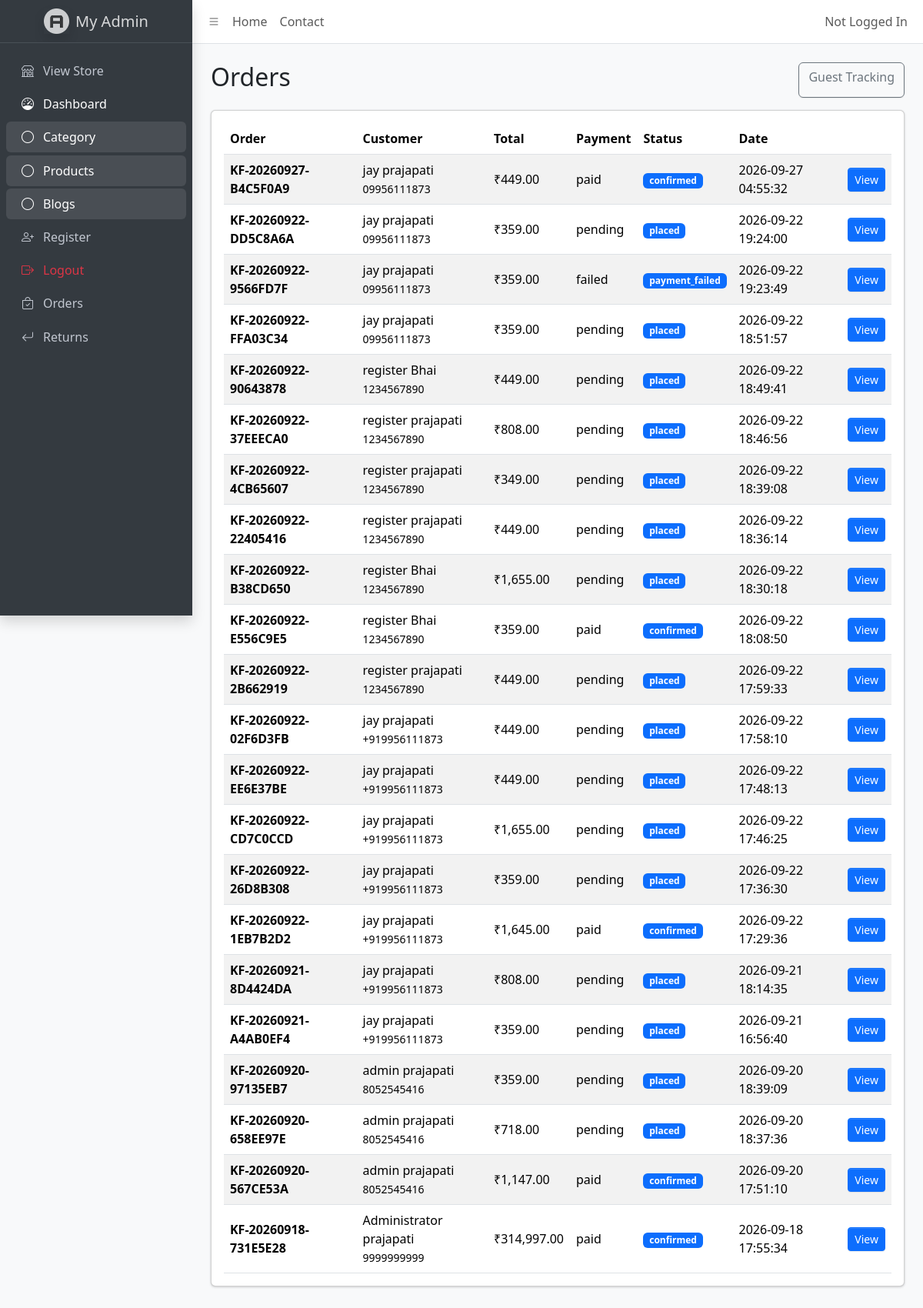
/admin/orders.php (signed in), run on the app's committed database.
### tables this page shows
CREATE TABLE `orders` (
  `id` int(10) UNSIGNED NOT NULL,
  `user_id` int(10) UNSIGNED DEFAULT NULL,
  `order_number` varchar(40) NOT NULL,
  `customer_name` varchar(180) NOT NULL,
  `email` varchar(190) NOT NULL,
  `phone` varchar(30) NOT NULL,
  `address` text NOT NULL,
  `country` varchar(100) NOT NULL,
  `city` varchar(120) NOT NULL,
  `state` varchar(120) NOT NULL,
  `pincode` varchar(20) NOT NULL,
  `subtotal` decimal(12,2) NOT NULL DEFAULT 0.00,
  `shipping` decimal(12,2) NOT NULL DEFAULT 0.00,
  `discount` decimal(12,2) NOT NULL DEFAULT 0.00,
  `total` decimal(12,2) NOT NULL DEFAULT 0.00,
  `payment_method` varchar(40) NOT NULL DEFAULT 'cod',
  `payment_status` varchar(30) NOT NULL DEFAULT 'pending',
  `order_status` varchar(30) NOT NULL DEFAULT 'placed',
  `tracking_number` varchar(80) DEFAULT NULL,
  `razorpay_order_id` varchar(100) DEFAULT NULL,
  `razorpay_payment_id` varchar(100) DEFAULT NULL,
  `razorpay_signature` varchar(255) DEFAULT NULL,
  `created_at` timestamp NOT NULL DEFAULT current_timestamp(),
  `updated_at` timestamp NOT NULL DEFAULT current_timestamp() ON UPDATE current_timestamp()
);

### admin/orders.php (the view, shortened to what this page needs)
<!doctype html>
<html>
<head>
    <title>Orders</title><?php include 'assets.php'; ?>
</head>
<body class="layout-fixed sidebar-expand-lg sidebar-open bg-body-tertiary">
    <div class="app-wrapper"><?php include 'header.php';
                                include 'aside.php'; ?><main class="app-main">
            <div class="container-fluid p-4">
                <div class="d-flex justify-content-between">
                    <h2>Orders</h2><a href="../track-order.php" class="btn btn-outline-secondary">Guest Tracking</a>
                </div>
                <div class="card mt-3">
                    <div class="card-body table-responsive">
                        <table class="table table-striped align-middle">
                            <thead>
                                <tr>
                                    <th>Order</th>
                                    <th>Customer</th>
                                    <th>Total</th>
                                    <th>Payment</th>
                                    <th>Status</th>
                                    <th>Date</th>
                                    <th></th>
                                </tr>
                            </thead>
                            <tbody><?php $r = mysqli_query($conn, "SELECT * FROM orders ORDER BY id DESC");
                                    while ($o = mysqli_fetch_assoc($r)): ?><tr>
                                        <td><b><?= htmlspecialchars($o['order_number']) ?></b></td>
                                        <td><?= htmlspecialchars($o['customer_name']) ?><br><small><?= htmlspecialchars($o['phone']) ?></small></td>
                                        <td>₹<?= number_format($o['total'], 2) ?></td>
                                        <td><?= htmlspecialchars($o['payment_status']) ?></td>
                                        <td><span class="badge bg-primary"><?= htmlspecialchars($o['order_status']) ?></span></td>
                                        <td><?= htmlspecialchars($o['created_at']) ?></td>
                                        <td><a class="btn btn-sm btn-primary" href="order-view.php?id=<?= $o['id'] ?>">View</a></td>
                                    </tr><?php endwhile; ?></tbody>
                        </table>
                    </div>
                </div>
            </div>
        </main>
    </div>
</body>
</html>

### data on the page
orders: order_number "KF-20260927-B4C5F0A9", customer_name "jay prajapati", phone "09956111873", total "449.00", payment_status "paid", order_status "confirmed", created_at "2026-09-27 04:55:32"
orders: order_number "KF-20260922-DD5C8A6A", customer_name "jay prajapati", phone "09956111873", total "359.00", payment_status "pending", order_status "placed", created_at "2026-09-22 19:24:00"
orders: order_number "KF-20260922-9566FD7F", customer_name "jay prajapati", phone "09956111873", total "359.00", payment_status "failed", order_status "payment_failed", created_at "2026-09-22 19:23:49"
orders: order_number "KF-20260922-FFA03C34", customer_name "jay prajapati", phone "09956111873", total "359.00", payment_status "pending", order_status "placed", created_at "2026-09-22 18:51:57"
orders: order_number "KF-20260922-90643878", customer_name "register Bhai", phone "1234567890", total "449.00", payment_status "pending", order_status "placed", created_at "2026-09-22 18:49:41"
orders: order_number "KF-20260922-37EEECA0", customer_name "register prajapati", phone "1234567890", total "808.00", payment_status "pending", order_status "placed", created_at "2026-09-22 18:46:56"
orders: order_number "KF-20260922-4CB65607", customer_name "register prajapati", phone "1234567890", total "349.00", payment_status "pending", order_status "placed", created_at "2026-09-22 18:39:08"
orders: order_number "KF-20260922-22405416", customer_name "register prajapati", phone "1234567890", total "449.00", payment_status "pending", order_status "placed", created_at "2026-09-22 18:36:14"
orders: order_number "KF-20260922-B38CD650", customer_name "register Bhai", phone "1234567890", total "1,655.00", payment_status "pending", order_status "placed", created_at "2026-09-22 18:30:18"
orders: order_number "KF-20260922-E556C9E5", customer_name "register Bhai", phone "1234567890", total "359.00", payment_status "paid", order_status "confirmed", created_at "2026-09-22 18:08:50"
orders: order_number "KF-20260922-2B662919", customer_name "register prajapati", phone "1234567890", total "449.00", payment_status "pending", order_status "placed", created_at "2026-09-22 17:59:33"
orders: order_number "KF-20260922-02F6D3FB", customer_name "jay prajapati", phone "+919956111873", total "449.00", payment_status "pending", order_status "placed", created_at "2026-09-22 17:58:10"
orders: order_number "KF-20260922-EE6E37BE", customer_name "jay prajapati", phone "+919956111873", total "449.00", payment_status "pending", order_status "placed", created_at "2026-09-22 17:48:13"
orders: order_number "KF-20260922-CD7C0CCD", customer_name "jay prajapati", phone "+919956111873", total "1,655.00", payment_status "pending", order_status "placed", created_at "2026-09-22 17:46:25"
orders: order_number "KF-20260922-26D8B308", customer_name "jay prajapati", phone "+919956111873", total "359.00", payment_status "pending", order_status "placed", created_at "2026-09-22 17:36:30"
orders: order_number "KF-20260922-1EB7B2D2", customer_name "jay prajapati", phone "+919956111873", total "1,645.00", payment_status "paid", order_status "confirmed", created_at "2026-09-22 17:29:36"
orders: order_number "KF-20260921-8D4424DA", customer_name "jay prajapati", phone "+919956111873", total "808.00", payment_status "pending", order_status "placed", created_at "2026-09-21 18:14:35"
orders: order_number "KF-20260921-A4AB0EF4", customer_name "jay prajapati", phone "+919956111873", total "359.00", payment_status "pending", order_status "placed", created_at "2026-09-21 16:56:40"
orders: order_number "KF-20260920-97135EB7", customer_name "admin prajapati", phone "8052545416", total "359.00", payment_status "pending", order_status "placed", created_at "2026-09-20 18:39:09"
orders: order_number "KF-20260920-658EE97E", customer_name "admin prajapati", phone "8052545416", total "718.00", payment_status "pending", order_status "placed", created_at "2026-09-20 18:37:36"
orders: order_number "KF-20260920-567CE53A", customer_name "admin prajapati", phone "8052545416", total "1,147.00", payment_status "paid", order_status "confirmed", created_at "2026-09-20 17:51:10"
orders: order_number "KF-20260918-731E5E28", customer_name "Administrator prajapati", phone "9999999999", total "314,997.00", payment_status "paid", order_status "confirmed", created_at "2026-09-18 17:55:34"

### other printed values
$userName "Not Logged In"
